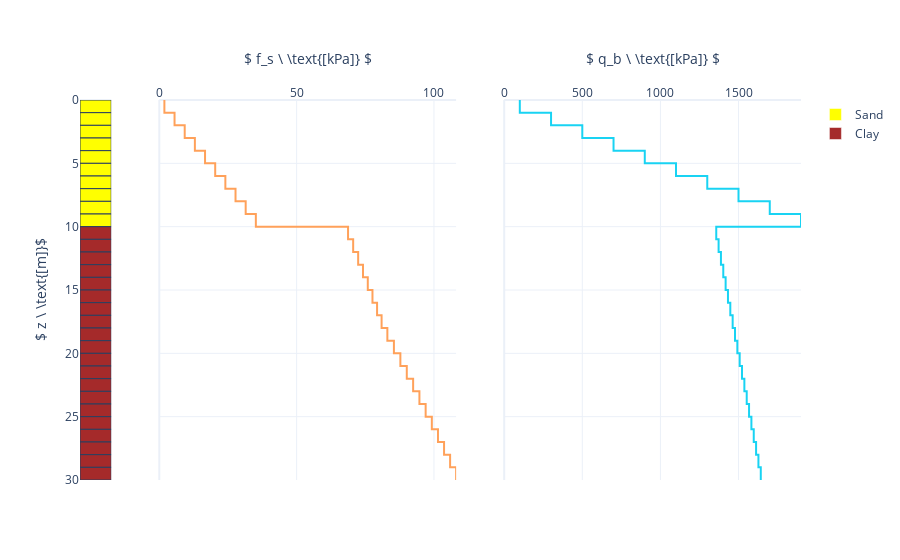

Notebook code cell kept with this figure:
### Markdown cell above
### Unit skin friction and unit end bearing visualisation

The unit skin friction and unit end bearing profile can be visualised with the ``groundhog`` ``LogPlot``.

### Code cell
z_fs, x_fs = calc.output.soilparameter_series('Unit skin friction outside compression [kPa]')
z_qb, x_qb = calc.output.soilparameter_series('Unit end bearing plugged [kPa]')

fs_qb_plot = LogPlot(calc.output, no_panels=2, fillcolordict={'Sand': 'yellow', 'Clay': 'brown'})

fs_qb_plot.add_trace(x=x_fs, z=z_fs, showlegend=False, mode='lines',name='fs comp', panel_no=1)
fs_qb_plot.add_trace(x=x_qb, z=z_qb, showlegend=False, mode='lines',name='qb', panel_no=2)

fs_qb_plot.set_xaxis(title=r'$ q_b \ \text{[kPa]} $', panel_no=2, range=(0, x_qb.max()))
fs_qb_plot.set_xaxis(title=r'$ f_s \ \text{[kPa]} $', panel_no=1, range=(0, x_fs.max()))
fs_qb_plot.set_zaxis(title=r'$ z \ \text{[m]}$')
fs_qb_plot.show()

### Figure 1 — Plotly figure (JSON) as saved in the notebook; plotly's stock layout.template omitted (floating-point values rounded to 4 significant figures)
{"data": [{"marker": {"color": "yellow"}, "name": "Sand", "type": "bar", "x": [-10, -10], "xaxis": "x", "y": [30, 30], "yaxis": "y"}, {"marker": {"color": "brown"}, "name": "Clay", "type": "bar", "x": [-10, -10], "xaxis": "x", "y": [30, 30], "yaxis": "y"}, {"line": {"color": "black"}, "mode": "lines", "name": "Dummy", "showlegend": false, "type": "scatter", "x": [0, 100], "xaxis": "x2", "y": [null, null], "yaxis": "y2"}, {"line": {"color": "black"}, "mode": "lines", "name": "Dummy", "showlegend": false, "type": "scatter", "x": [0, 100], "xaxis": "x3", "y": [null, null], "yaxis": "y3"}, {"mode": "lines", "name": "fs comp", "showlegend": false, "type": "scatter", "x": [1.85, 1.85, 5.55, 5.55, 9.25, 9.25, 12.95, 12.95, 16.65, 16.65, 20.35, 20.35, 24.05, 24.05, 27.75, 27.75, 31.45, 31.45, 35.15, 35.15, 68.72, 68.72, 70.59, 70.59, 72.4, 72.4, 74.18, 74.18, 75.91, 75.91, 77.62, 77.62, 79.29, 79.29, 80.94, 80.94, 83.04, 83.04, 85.42, 85.42, 87.78, 87.78, 90.11, 90.11, 92.42, 92.42, 94.71, 94.71, 96.98, 96.98, 99.23, 99.23, 101.5, 101.5, 103.7, 103.7, 105.9, 105.9, 108.1, 108.1], "xaxis": "x2", "y": [0, 1, 1, 2, 2, 3, 3, 4, 4, 5, 5, 6, 6, 7, 7, 8, 8, 9, 9, 10, 10, 11, 11, 12, 12, 13, 13, 14, 14, 15, 15, 16, 16, 17, 17, 18, 18, 19, 19, 20, 20, 21, 21, 22, 22, 23, 23, 24, 24, 25, 25, 26, 26, 27, 27, 28, 28, 29, 29, 30], "yaxis": "y2"}, {"mode": "lines", "name": "qb", "showlegend": false, "type": "scatter", "x": [100, 100, 300, 300, 500, 500, 700, 700, 900, 900, 1100, 1100, 1300, 1300, 1500, 1500, 1700, 1700, 1900, 1900, 1358.0, 1358.0, 1372.0, 1372.0, 1388.0, 1388.0, 1402.0, 1402.0, 1418.0, 1418.0, 1432.0, 1432.0, 1448.0, 1448.0, 1462.0, 1462.0, 1478.0, 1478.0, 1492.0, 1492.0, 1508.0, 1508.0, 1522.0, 1522.0, 1538.0, 1538.0, 1552.0, 1552.0, 1568.0, 1568.0, 1582.0, 1582.0, 1598.0, 1598.0, 1612.0, 1612.0, 1628.0, 1628.0, 1642.0, 1642.0], "xaxis": "x3", "y": [0, 1, 1, 2, 2, 3, 3, 4, 4, 5, 5, 6, 6, 7, 7, 8, 8, 9, 9, 10, 10, 11, 11, 12, 12, 13, 13, 14, 14, 15, 15, 16, 16, 17, 17, 18, 18, 19, 19, 20, 20, 21, 21, 22, 22, 23, 23, 24, 24, 25, 25, 26, 26, 27, 27, 28, 28, 29, 29, 30], "yaxis": "y3"}], "layout": {"autosize": true, "shapes": [{"fillcolor": "yellow", "line": {"width": 1}, "opacity": 1, "type": "rect", "x0": 0, "x1": 1, "xref": "x", "y0": 0, "y1": 1, "yref": "y"}, {"fillcolor": "yellow", "line": {"width": 1}, "opacity": 1, "type": "rect", "x0": 0, "x1": 1, "xref": "x", "y0": 1, "y1": 2, "yref": "y"}, {"fillcolor": "yellow", "line": {"width": 1}, "opacity": 1, "type": "rect", "x0": 0, "x1": 1, "xref": "x", "y0": 2, "y1": 3, "yref": "y"}, {"fillcolor": "yellow", "line": {"width": 1}, "opacity": 1, "type": "rect", "x0": 0, "x1": 1, "xref": "x", "y0": 3, "y1": 4, "yref": "y"}, {"fillcolor": "yellow", "line": {"width": 1}, "opacity": 1, "type": "rect", "x0": 0, "x1": 1, "xref": "x", "y0": 4, "y1": 5, "yref": "y"}, {"fillcolor": "yellow", "line": {"width": 1}, "opacity": 1, "type": "rect", "x0": 0, "x1": 1, "xref": "x", "y0": 5, "y1": 6, "yref": "y"}, {"fillcolor": "yellow", "line": {"width": 1}, "opacity": 1, "type": "rect", "x0": 0, "x1": 1, "xref": "x", "y0": 6, "y1": 7, "yref": "y"}, {"fillcolor": "yellow", "line": {"width": 1}, "opacity": 1, "type": "rect", "x0": 0, "x1": 1, "xref": "x", "y0": 7, "y1": 8, "yref": "y"}, {"fillcolor": "yellow", "line": {"width": 1}, "opacity": 1, "type": "rect", "x0": 0, "x1": 1, "xref": "x", "y0": 8, "y1": 9, "yref": "y"}, {"fillcolor": "yellow", "line": {"width": 1}, "opacity": 1, "type": "rect", "x0": 0, "x1": 1, "xref": "x", "y0": 9, "y1": 10, "yref": "y"}, {"fillcolor": "brown", "line": {"width": 1}, "opacity": 1, "type": "rect", "x0": 0, "x1": 1, "xref": "x", "y0": 10, "y1": 11, "yref": "y"}, {"fillcolor": "brown", "line": {"width": 1}, "opacity": 1, "type": "rect", "x0": 0, "x1": 1, "xref": "x", "y0": 11, "y1": 12, "yref": "y"}, {"fillcolor": "brown", "line": {"width": 1}, "opacity": 1, "type": "rect", "x0": 0, "x1": 1, "xref": "x", "y0": 12, "y1": 13, "yref": "y"}, {"fillcolor": "brown", "line": {"width": 1}, "opacity": 1, "type": "rect", "x0": 0, "x1": 1, "xref": "x", "y0": 13, "y1": 14, "yref": "y"}, {"fillcolor": "brown", "line": {"width": 1}, "opacity": 1, "type": "rect", "x0": 0, "x1": 1, "xref": "x", "y0": 14, "y1": 15, "yref": "y"}, {"fillcolor": "brown", "line": {"width": 1}, "opacity": 1, "type": "rect", "x0": 0, "x1": 1, "xref": "x", "y0": 15, "y1": 16, "yref": "y"}, {"fillcolor": "brown", "line": {"width": 1}, "opacity": 1, "type": "rect", "x0": 0, "x1": 1, "xref": "x", "y0": 16, "y1": 17, "yref": "y"}, {"fillcolor": "brown", "line": {"width": 1}, "opacity": 1, "type": "rect", "x0": 0, "x1": 1, "xref": "x", "y0": 17, "y1": 18, "yref": "y"}, {"fillcolor": "brown", "line": {"width": 1}, "opacity": 1, "type": "rect", "x0": 0, "x1": 1, "xref": "x", "y0": 18, "y1": 19, "yref": "y"}, {"fillcolor": "brown", "line": {"width": 1}, "opacity": 1, "type": "rect", "x0": 0, "x1": 1, "xref": "x", "y0": 19, "y1": 20, "yref": "y"}, {"fillcolor": "brown", "line": {"width": 1}, "opacity": 1, "type": "rect", "x0": 0, "x1": 1, "xref": "x", "y0": 20, "y1": 21, "yref": "y"}, {"fillcolor": "brown", "line": {"width": 1}, "opacity": 1, "type": "rect", "x0": 0, "x1": 1, "xref": "x", "y0": 21, "y1": 22, "yref": "y"}, {"fillcolor": "brown", "line": {"width": 1}, "opacity": 1, "type": "rect", "x0": 0, "x1": 1, "xref": "x", "y0": 22, "y1": 23, "yref": "y"}, {"fillcolor": "brown", "line": {"width": 1}, "opacity": 1, "type": "rect", "x0": 0, "x1": 1, "xref": "x", "y0": 23, "y1": 24, "yref": "y"}, {"fillcolor": "brown", "line": {"width": 1}, "opacity": 1, "type": "rect", "x0": 0, "x1": 1, "xref": "x", "y0": 24, "y1": 25, "yref": "y"}, {"fillcolor": "brown", "line": {"width": 1}, "opacity": 1, "type": "rect", "x0": 0, "x1": 1, "xref": "x", "y0": 25, "y1": 26, "yref": "y"}, {"fillcolor": "brown", "line": {"width": 1}, "opacity": 1, "type": "rect", "x0": 0, "x1": 1, "xref": "x", "y0": 26, "y1": 27, "yref": "y"}, {"fillcolor": "brown", "line": {"width": 1}, "opacity": 1, "type": "rect", "x0": 0, "x1": 1, "xref": "x", "y0": 27, "y1": 28, "yref": "y"}, {"fillcolor": "brown", "line": {"width": 1}, "opacity": 1, "type": "rect", "x0": 0, "x1": 1, "xref": "x", "y0": 28, "y1": 29, "yref": "y"}, {"fillcolor": "brown", "line": {"width": 1}, "opacity": 1, "type": "rect", "x0": 0, "x1": 1, "xref": "x", "y0": 29, "y1": 30, "yref": "y"}], "xaxis": {"anchor": "y", "domain": [0, 0.04333], "range": [0, 1], "side": "top", "tickvals": [], "title": {}, "type": "linear"}, "xaxis2": {"anchor": "y", "domain": [0.11, 0.5217], "range": [0, 108.1], "side": "top", "title": {"text": "$ f_s \\ \\text{[kPa]} $"}, "type": "linear"}, "xaxis3": {"anchor": "y", "domain": [0.5883, 1], "range": [0, 1900], "side": "top", "title": {"text": "$ q_b \\ \\text{[kPa]} $"}, "type": "linear"}, "yaxis": {"anchor": "x", "domain": [0, 1], "range": [30, 0], "title": {"text": "$ z \\ \\text{[m]}$"}, "type": "linear"}, "yaxis2": {"anchor": "x2", "domain": [0, 1], "matches": "y", "showticklabels": false}, "yaxis3": {"anchor": "x3", "domain": [0, 1], "matches": "y", "showticklabels": false}}}
